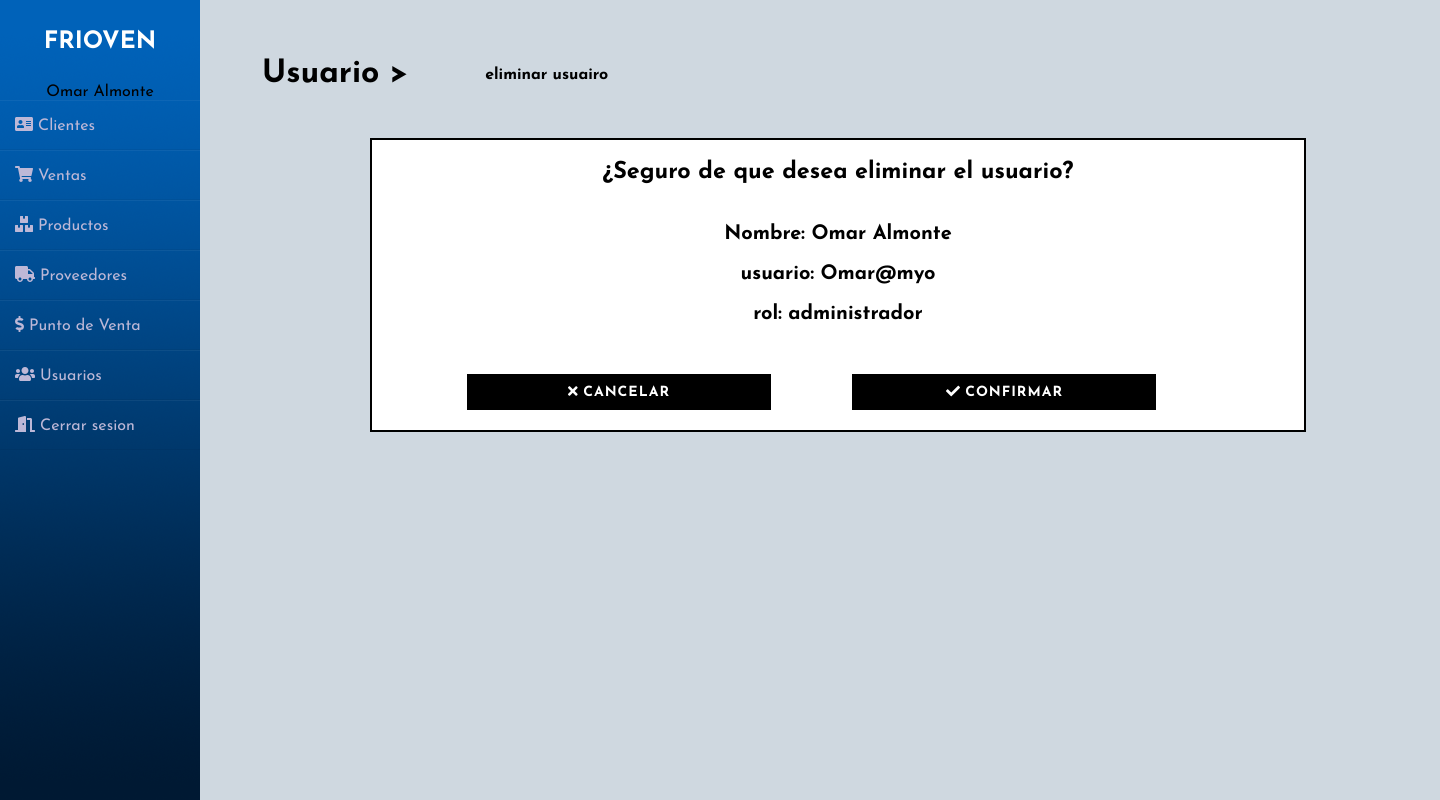
Screenshot of /d_usuario.php?id=1 (signed in) with the database file from the repository.
### tables this page shows
CREATE TABLE `usuario` (
  `idusuario` int(11) NOT NULL,
  `fullname` varchar(255) NOT NULL,
  `username` varchar(255) NOT NULL,
  `password` varchar(255) NOT NULL,
  `rol` varchar(50) NOT NULL
);

### d_usuario.php (the view, shortened to what this page needs)
<?php
  include 'links/d_clientelinks.php';
  include 'back/conexion.php';
 ?>
<?php
    $id = $_GET["id"];
    $cons = "SELECT fullname,username,rol FROM usuario WHERE idusuario = $id";
    $ejec = mysqli_query($con,$cons);
    $rs = mysqli_fetch_array($ejec);
?>
<!DOCTYPE html>
<html>
<head>
</head>
<body>
	<div class="wrapper">
    <?php
    include 'links/sidebar.php';
    ?>
    <div class="main_content">
    <h1 class="black down"><a class="black" href="usuario.php">Usuario</a> ></h1>
    <h4 class="downr2">eliminar usuairo</h4>
    <div class="downp">
        <div class="conf">
          <h3 align="center">¿Seguro de que desea eliminar el usuario?</h3><br><br>
          <h4 align="center">Nombre: <?php echo $rs["fullname"]; ?></h4><br>
          <h4 align="center">usuario: <?php echo $rs["username"]; ?></h4><br>
          <h4 align="center">rol: <?php echo $rs["rol"]; ?></h4>
          <button class="bot bot2 btn btn-2" onclick="window.location.href = 'usuario.php';" ><i class="fas fa-times"></i>  cancelar </button>
          <button class="bot bot2 btn btn-2" onclick="window.location.href = 'back/b_dusuario.php?id=<?php echo $id ?>';" ><i class="fas fa-check"></i>  confirmar </button>
        </div>
    </div>
        </div>
    	</div>
</body>
</html>

### css/cssgeneral.css (style rules this page uses)
.down { transform: translate(5%, 180%); }
.downr2 { transform: translate(23%, 220%); }
* { outline:none !important; }
a { text-decoration: none !important;outline: none !important; }
.downp { margin-left: 70px; margin-top: 90px; font-size: 20px; }

### css/botones.css (style rules this page uses)
.btn { border: none; font-size: 20px; color: inherit; background: none; cursor: pointer; padding: 15px 40px; text-transform: uppercase; letter-spacing: 1px; font-weight: 700; outline: none; -webkit-transition: all 0.3s; -moz-transition: all 0.3s; transition: all 0.3s; }
.btn:after { content: ''; position: absolute; z-index: -1; -webkit-transition: all 0.3s; -moz-transition: all 0.3s; transition: all 0.3s; }
.btn:before { speak: none; font-style: normal; font-weight: normal; font-variant: normal; text-transform: none; line-height: 1; position: relative; -webkit-font-smoothing: antialiased; }
.btn-2 { background: black; color: #fff; }
.btn-2:before { position: absolute; height: 100%; left: 0; top: 0; line-height: 3; font-size: 140%; width: 60px; }

### css/confirmardc.css (style rules this page uses)
.conf { padding: 20px; border: 2px solid black; width: 80%; margin-left: 100px; background: white; font-size: 20px; }

### css/botones2.css (style rules this page uses)
.bot { margin-top: 50px; margin-left: 75px; padding: 10px; width: 304px; font-size: 14px; }

### css/sidebar.css (style rules this page uses)
* { margin: 0; padding: 0; box-sizing: border-box; list-style: none; text-decoration: none; font-family: 'Josefin Sans', sans-serif; }
body { background-color: #00325e30; }
.wrapper { display: flex; position: relative; }
.wrapper .main_content { width: 100%; margin-left: 200px; }

### fw/all.css (style rules this page uses)
.fa-check:before { content: "\f00c"; }
.fa-times:before { content: "\f00d"; }

### rows the page displays
usuario: fullname "Omar Almonte", username "Omar@myo", rol "administrador"

### other values shown
$fn "Omar Almonte"
